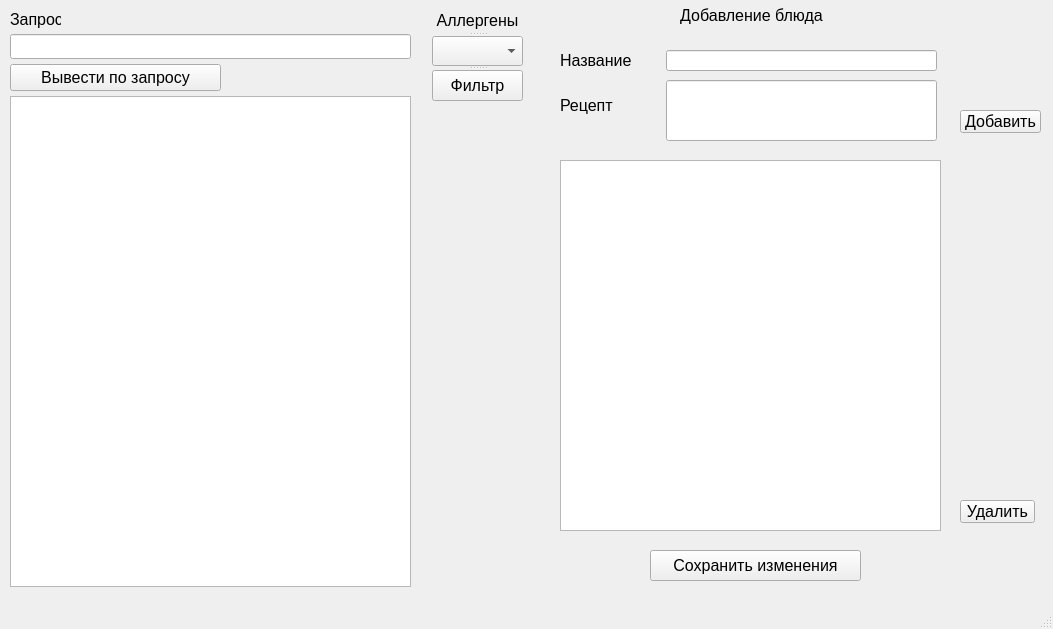
<?xml version="1.0" encoding="UTF-8"?>
<ui version="4.0">
 <class>MainWindow</class>
 <widget class="QMainWindow" name="MainWindow">
  <property name="geometry">
   <rect>
    <x>0</x>
    <y>0</y>
    <width>1053</width>
    <height>629</height>
   </rect>
  </property>
  <property name="font">
   <font>
    <pointsize>12</pointsize>
   </font>
  </property>
  <property name="windowTitle">
   <string>MainWindow</string>
  </property>
  <widget class="QWidget" name="centralwidget">
   <widget class="QLineEdit" name="lineEdit">
    <property name="geometry">
     <rect>
      <x>10</x>
      <y>34</y>
      <width>401</width>
      <height>25</height>
     </rect>
    </property>
   </widget>
   <widget class="QLabel" name="label">
    <property name="geometry">
     <rect>
      <x>10</x>
      <y>10</y>
      <width>51</width>
      <height>19</height>
     </rect>
    </property>
    <property name="text">
     <string>&lt;html&gt;&lt;head/&gt;&lt;body&gt;&lt;p align=&quot;center&quot;&gt;&lt;span style=&quot; font-size:12pt;&quot;&gt;Запрос&lt;/span&gt;&lt;/p&gt;&lt;/body&gt;&lt;/html&gt;</string>
    </property>
   </widget>
   <widget class="QPushButton" name="pushButton">
    <property name="geometry">
     <rect>
      <x>10</x>
      <y>64</y>
      <width>211</width>
      <height>27</height>
     </rect>
    </property>
    <property name="text">
     <string>Вывести по запросу</string>
    </property>
   </widget>
   <widget class="QLabel" name="label_3">
    <property name="geometry">
     <rect>
      <x>666</x>
      <y>0</y>
      <width>171</width>
      <height>31</height>
     </rect>
    </property>
    <property name="text">
     <string>&lt;html&gt;&lt;head/&gt;&lt;body&gt;&lt;p align=&quot;center&quot;&gt;Добавление блюда&lt;/p&gt;&lt;/body&gt;&lt;/html&gt;</string>
    </property>
   </widget>
   <widget class="QLineEdit" name="lineEdit_2">
    <property name="geometry">
     <rect>
      <x>666</x>
      <y>50</y>
      <width>271</width>
      <height>21</height>
     </rect>
    </property>
   </widget>
   <widget class="QLineEdit" name="lineEdit_3">
    <property name="geometry">
     <rect>
      <x>666</x>
      <y>80</y>
      <width>271</width>
      <height>61</height>
     </rect>
    </property>
   </widget>
   <widget class="QLabel" name="label_4">
    <property name="geometry">
     <rect>
      <x>560</x>
      <y>50</y>
      <width>101</width>
      <height>21</height>
     </rect>
    </property>
    <property name="text">
     <string>&lt;html&gt;&lt;head/&gt;&lt;body&gt;&lt;p&gt;Название&lt;/p&gt;&lt;/body&gt;&lt;/html&gt;</string>
    </property>
   </widget>
   <widget class="QLabel" name="label_5">
    <property name="geometry">
     <rect>
      <x>560</x>
      <y>90</y>
      <width>101</width>
      <height>31</height>
     </rect>
    </property>
    <property name="text">
     <string>&lt;html&gt;&lt;head/&gt;&lt;body&gt;&lt;p&gt;Рецепт&lt;/p&gt;&lt;/body&gt;&lt;/html&gt;</string>
    </property>
   </widget>
   <widget class="QPushButton" name="pushButton_3">
    <property name="geometry">
     <rect>
      <x>960</x>
      <y>500</y>
      <width>75</width>
      <height>23</height>
     </rect>
    </property>
    <property name="text">
     <string>Удалить</string>
    </property>
   </widget>
   <widget class="QPushButton" name="pushButton_4">
    <property name="geometry">
     <rect>
      <x>960</x>
      <y>110</y>
      <width>81</width>
      <height>23</height>
     </rect>
    </property>
    <property name="text">
     <string>Добавить</string>
    </property>
   </widget>
   <widget class="QSplitter" name="splitter_2">
    <property name="geometry">
     <rect>
      <x>432</x>
      <y>10</y>
      <width>91</width>
      <height>91</height>
     </rect>
    </property>
    <property name="orientation">
     <enum>Qt::Vertical</enum>
    </property>
    <widget class="QLabel" name="label_2">
     <property name="text">
      <string>&lt;html&gt;&lt;head/&gt;&lt;body&gt;&lt;p align=&quot;center&quot;&gt;Аллергены&lt;/p&gt;&lt;/body&gt;&lt;/html&gt;</string>
     </property>
    </widget>
    <widget class="QComboBox" name="comboBox"/>
    <widget class="QPushButton" name="pushButton_2">
     <property name="text">
      <string>Фильтр</string>
     </property>
    </widget>
   </widget>
   <widget class="QTableWidget" name="tableWidget">
    <property name="geometry">
     <rect>
      <x>10</x>
      <y>96</y>
      <width>401</width>
      <height>491</height>
     </rect>
    </property>
   </widget>
   <widget class="QTableWidget" name="tableWidget_2">
    <property name="geometry">
     <rect>
      <x>560</x>
      <y>160</y>
      <width>381</width>
      <height>371</height>
     </rect>
    </property>
   </widget>
   <widget class="QPushButton" name="pushButton_5">
    <property name="geometry">
     <rect>
      <x>650</x>
      <y>550</y>
      <width>211</width>
      <height>31</height>
     </rect>
    </property>
    <property name="text">
     <string>Сохранить изменения</string>
    </property>
   </widget>
  </widget>
  <widget class="QStatusBar" name="statusbar"/>
 </widget>
 <resources/>
 <connections/>
</ui>
